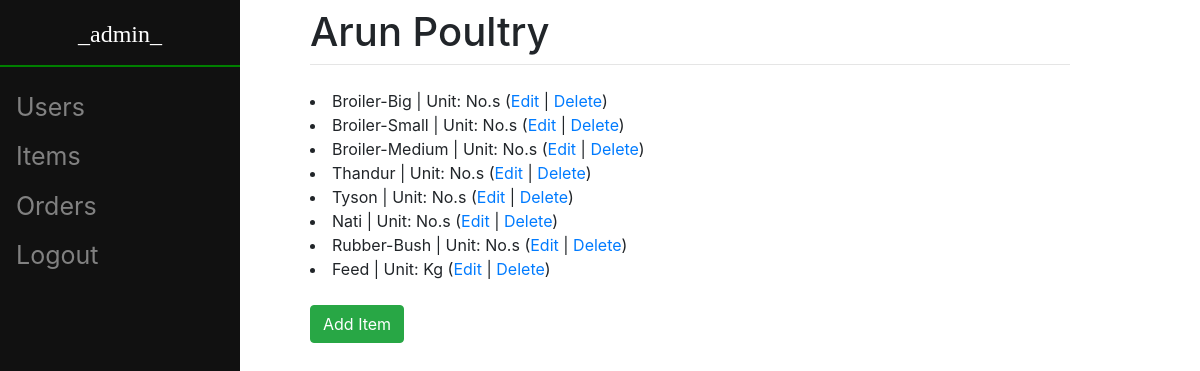
Screenshot of /item/view/ (signed in) with the database file from the repository.
### item/models.py (models this page shows, shortened)
class Item(models.Model):
	name = models.CharField(max_length = 50, unique = True)
	desc = models.CharField(max_length = 100)
	unit = models.CharField(max_length = 10, default = "No.s")

### item/views.py (the view)
# urls.py: path("view/", views.ItemListView.as_view(), name = "item_view"),
class ItemListView(LRM, ListView):
    model = Item
    template_name = "item/item_list_form.html"
    def get(self, response):
        priv = get_object_or_404(User_Type, user = response.user).privilege
        if priv == False:
            return redirect("/logout/")
        items = Item.objects.all()
        ctx = {'privilege' : priv, 'item_list' : items}
        return render(response, self.template_name, ctx)

### item/templates/item/item_list_form.html (shortened to what this page needs)
{% extends 'orders/base.html' %}
{% block content %}
    {% if privilege == True %}
        {% if item_list %}
            {% for it in item_list %}
                <li>
                    {{it.name}} | Unit: {{it.unit}} (<a href = "{% url 'item:item_update' it.id %}">Edit</a> | <a href = "{% url 'item:item_delete' it.id %}">Delete</a>)
                </li>
            {% endfor %}
        {% endif %}
        <br>
        <form method = "get" action = "/item/create/" class = "form-group">
            <button type="submit", name="newItem", value="newItem", class = "btn btn-success">Add Item</button>
        </form>
    {% endif %}
{% endblock %}

### orders/templates/orders/base.html (shortened to what this page needs)
<!doctype html>
<html>
<head>
	<link rel="stylesheet" href="https://stackpath.bootstrapcdn.com/bootstrap/4.3.1/css/bootstrap.min.css">
</head>
<body>
	<div class="sidenav">
		{% block side %}
			{% if user.is_authenticated %}
				<h4>{{ user.username }}</h4>
				<hr>
				{% if privilege %}
					<a href = "/register">Users</a>
					<a href = "/item/view/">Items</a>
				{% else %}
					<a href="/create">New Order</a>
				{% endif %}
				<a href="/view">Orders</a>
				<a href = "/logout">Logout</a>
			{% else %}
				<a href="/">Home</a>
				<a href="/login">Login</a>
			{% endif %}
		{% endblock %}
	</div>
	<div id="content" name="content" class="main">
				<h1 class="mt-2">Arun Poultry</h1>
				<hr class="mt-0 mb-4">
				{% block content %}
				{% endblock %}
	</div>
</body>
</html>

### orders/templates/orders/base.html (style rules this page uses)
.sidenav { height:100%; width: 20%; position: fixed; z-index:1; top:0; left:0; background-color:#111; overflow-x:hidden; padding-top:20px; }
.sidenav h4 { font-family: 'Times New Roman', Times, serif; color: #FFFFFF; text-align: center; }
.sidenav hr { border: 1px solid green; }
.sidenav a { padding:6px 8px 6px 16px; text-decoration: none; font-size:25px; color: #818181; display:block; }
.main { margin-left: 25%; padding: 0px 10px; margin-right: 10%; }

### rows the page displays
Item: name "Broiler-Big", unit "No.s"
Item: name "Broiler-Small", unit "No.s"
Item: name "Broiler-Medium", unit "No.s"
Item: name "Thandur", unit "No.s"
Item: name "Tyson", unit "No.s"
Item: name "Nati", unit "No.s"
Item: name "Rubber-Bush", unit "No.s"
Item: name "Feed", unit "Kg"

### other values shown
{{ user.username }} "_admin_"
